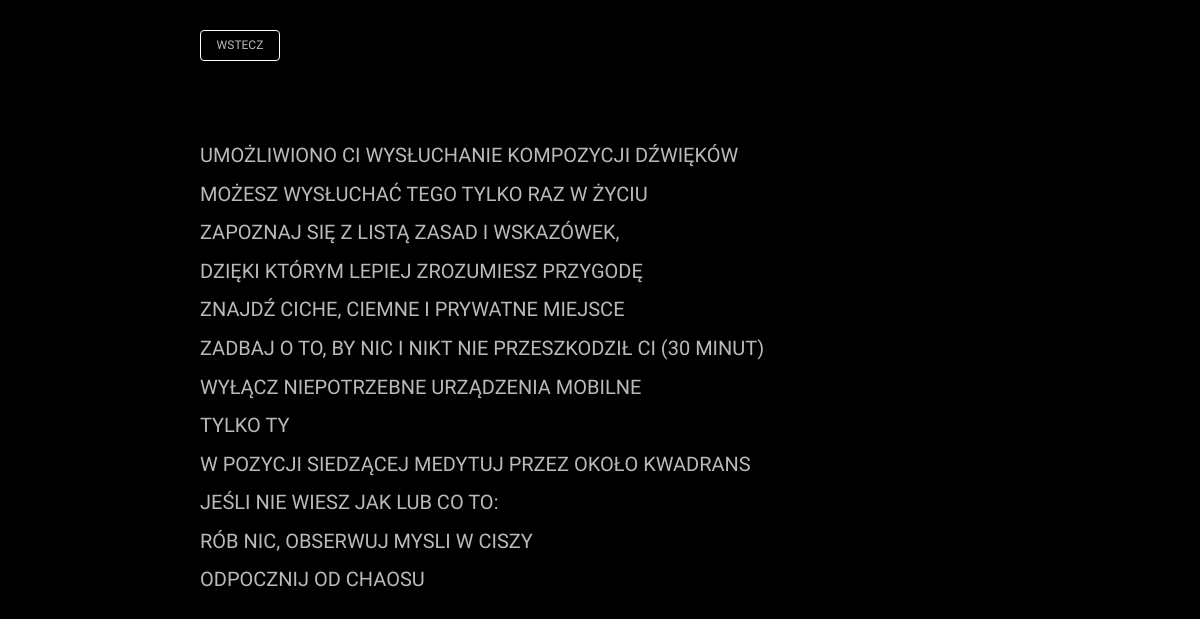
The app's page /przed (signed in) with its own data.
### teraz/models.py (models this page shows)
class PrzedCMS(models.Model):
    line_eng = models.CharField(max_length=150,null=True,blank=True)
    line_pl = models.CharField(max_length=150,null=True,blank=True)

### teraz/views.py (the view)
# urls.py: path('przed', views.przed, name='przed'),
@login_required(login_url='/login')
def przed(request):
    template_name = 'przed.html'
    cms = PrzedCMS.objects.all()
    context = {'cms': cms}
    return render(request, template_name, context)

### teraz/templates/przed.html (shortened to what this page needs)
{% load static %}
<html>
    <head>
        <link rel="stylesheet" href='{% static "styles.css" %}'>
        <link rel="stylesheet" href="https://maxcdn.bootstrapcdn.com/bootstrap/3.4.1/css/bootstrap.min.css">
    </head>
    <body>
        <div id='content0'>
            <div id='go_back'>
                <a href='{%url "teraz:main_page" %}' id='back' class="btn btn-warning bw">WSTECZ</a>
            </div>
        <div id='info2'>
          {%for c in cms%}
            <p>{{c.line_pl}}</p>
            {%endfor%}
        </div>
        </div>
    </body>
</html>

### static/styles.css (style rules this page uses)
body { background-color: black !important; color: #BABABA !important; font-size: 2rem !important; margin-left: 20rem !important; font-family: 'Inconsolata', monospace !important; }
.bw { width: 10% !important; background-color: black !important; maArgin-bottom: 6% !important; border-color: white !important; color: #BABABA !important; font-size: 60% !important; font-family: 'Inconsolata', monospace !important; }
#content0 { position: absolute; top: 3rem !important; }
#info2 { position: relative; }
#go_back { position: relative; width: 80rem; margin-bottom: 8rem !important; }

### records on screen
PrzedCMS: line_pl "UMOŻLIWIONO CI WYSŁUCHANIE KOMPOZYCJI DŹWIĘKÓW"
PrzedCMS: line_pl "MOŻESZ WYSŁUCHAĆ TEGO TYLKO RAZ W ŻYCIU"
PrzedCMS: line_pl "ZAPOZNAJ SIĘ Z LISTĄ ZASAD I WSKAZÓWEK,"
PrzedCMS: line_pl "DZIĘKI KTÓRYM LEPIEJ ZROZUMIESZ PRZYGODĘ"
PrzedCMS: line_pl "ZNAJDŹ CICHE, CIEMNE I PRYWATNE MIEJSCE"
PrzedCMS: line_pl "ZADBAJ O TO, BY NIC I NIKT NIE PRZESZKODZIŁ CI (30 MINUT)"
PrzedCMS: line_pl "WYŁĄCZ NIEPOTRZEBNE URZĄDZENIA MOBILNE"
PrzedCMS: line_pl "TYLKO TY"
PrzedCMS: line_pl "W POZYCJI SIEDZĄCEJ MEDYTUJ PRZEZ OKOŁO KWADRANS"
PrzedCMS: line_pl "JEŚLI NIE WIESZ JAK LUB CO TO:"
PrzedCMS: line_pl "RÓB NIC, OBSERWUJ MYSLI W CISZY"
PrzedCMS: line_pl "ODPOCZNIJ OD CHAOSU"
